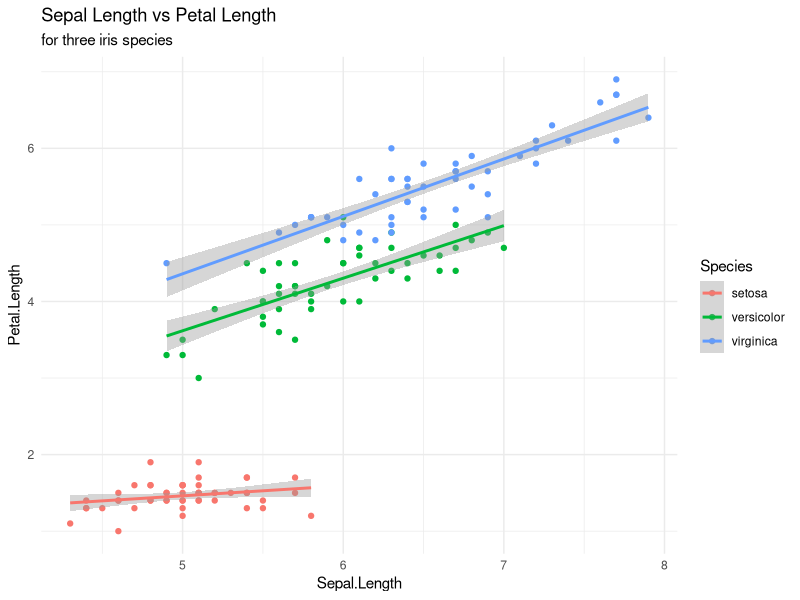
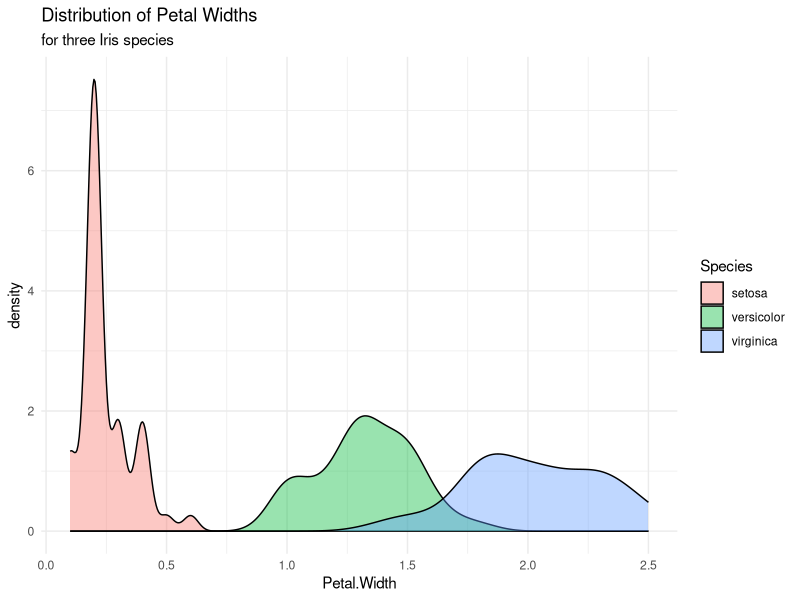
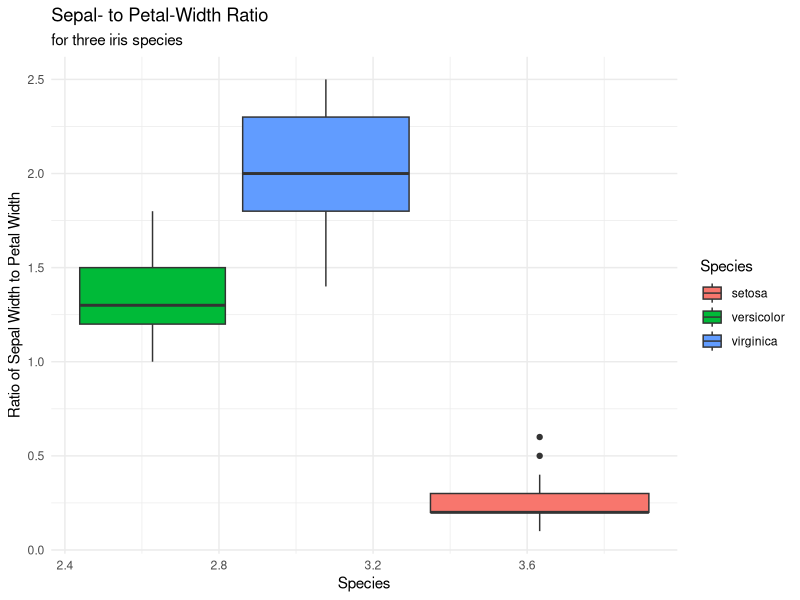

The R script that drew these images, in order:
library(tidyverse)
data("iris")

ggplot(iris,aes(x=Sepal.Length,y=Petal.Length,color = Species)) +
  geom_point() + geom_smooth(method = "lm") +
  labs(title = "Sepal Length vs Petal Length",
       subtitle = "for three iris species") +
  theme_minimal()

png()

ggplot(iris,aes(x=Petal.Width, fill = Species)) +
  geom_density(alpha = .4) +
  labs(title = "Distribution of Petal Widths",
       subtitle = "for three Iris species") +
  theme_minimal()

ggplot(iris,aes(x=Sepal.Width,y=Petal.Width,fill = Species)) +
  geom_boxplot() + theme_minimal() +
  labs(title = "Sepal- to Petal-Width Ratio",
       subtitle = "for three iris species",
       x = "Species",
       y = "Ratio of Sepal Width to Petal Width") # + coord_cartesian(xlim = c(0,2),ylim = c(0,1))
